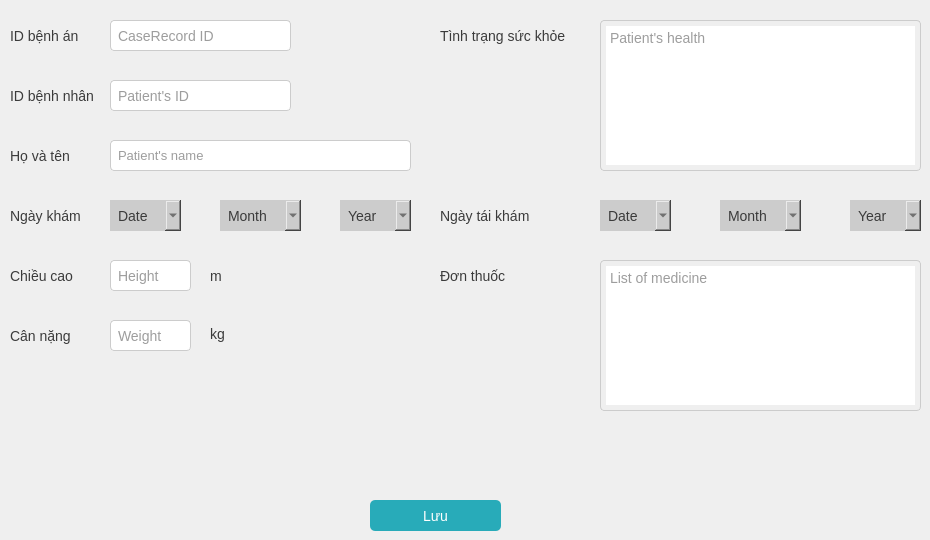
      <widget class="QWidget" name="add_htr_page">
       <widget class="QLabel" name="label_11">
        <property name="geometry">
         <rect>
          <x>10</x>
          <y>80</y>
          <width>91</width>
          <height>31</height>
         </rect>
        </property>
        <property name="styleSheet">
         <string notr="true">color: #3b3b3b;
font-size: 14px;</string>
        </property>
        <property name="text">
         <string>ID bệnh nhân</string>
        </property>
       </widget>
       <widget class="QLineEdit" name="add_htr_input_1">
        <property name="geometry">
         <rect>
          <x>110</x>
          <y>80</y>
          <width>181</width>
          <height>31</height>
         </rect>
        </property>
        <property name="styleSheet">
         <string notr="true">border: 1px solid #ccc;
color: #3b3b3b;
font-size: 14px;
padding:5px;
border-radius: 4px;
</string>
        </property>
        <property name="maxLength">
         <number>10</number>
        </property>
        <property name="placeholderText">
         <string>Patient's ID</string>
        </property>
       </widget>
       <widget class="QLineEdit" name="add_htr_input_2">
        <property name="geometry">
         <rect>
          <x>110</x>
          <y>140</y>
          <width>301</width>
          <height>31</height>
         </rect>
        </property>
        <property name="styleSheet">
         <string notr="true">border: 1px solid #ccc;
color: #3b3b3b;
font-size: 13px;
padding:5px;
border-radius: 4px;</string>
        </property>
        <property name="maxLength">
         <number>40</number>
        </property>
        <property name="placeholderText">
         <string>Patient's name</string>
        </property>
       </widget>
       <widget class="QLabel" name="label_12">
        <property name="geometry">
         <rect>
          <x>10</x>
          <y>140</y>
          <width>91</width>
          <height>31</height>
         </rect>
        </property>
        <property name="styleSheet">
         <string notr="true">color: #3b3b3b;
font-size: 14px;</string>
        </property>
        <property name="text">
         <string>Họ và tên</string>
        </property>
       </widget>
       <widget class="QLabel" name="label_13">
        <property name="geometry">
         <rect>
          <x>10</x>
          <y>320</y>
          <width>91</width>
          <height>31</height>
         </rect>
        </property>
        <property name="styleSheet">
         <string notr="true">color: #3b3b3b;
font-size: 14px;</string>
        </property>
        <property name="text">
         <string>Cân nặng</string>
        </property>
       </widget>
       <widget class="QLineEdit" name="add_htr_input_4">
        <property name="geometry">
         <rect>
          <x>110</x>
          <y>320</y>
          <width>81</width>
          <height>31</height>
         </rect>
        </property>
        <property name="styleSheet">
         <string notr="true">border: 1px solid #ccc;
color: #3b3b3b;
font-size: 14px;
padding: 5px;
border-radius: 4px;</string>
        </property>
        <property name="maxLength">
         <number>3</number>
        </property>
        <property name="placeholderText">
         <string>Weight</string>
        </property>
       </widget>
       <widget class="QTextEdit" name="add_htr_input_5">
        <property name="geometry">
         <rect>
          <x>600</x>
          <y>20</y>
          <width>321</width>
          <height>151</height>
         </rect>
        </property>
        <property name="styleSheet">
         <string notr="true">border: 1px solid #ccc;
color: #3b3b3b;
font-size: 14px;
padding: 5px;
border-radius: 4px;</string>
        </property>
        <property name="placeholderText">
         <string>Patient's health</string>
        </property>
       </widget>
       <widget class="QLabel" name="label_17">
        <property name="geometry">
         <rect>
          <x>440</x>
          <y>20</y>
          <width>131</width>
          <height>31</height>
         </rect>
        </property>
        <property name="styleSheet">
         <string notr="true">color: #3b3b3b;
font-size: 14px;</string>
        </property>
        <property name="text">
         <string>Tình trạng sức khỏe</string>
        </property>
       </widget>
       <widget class="QLabel" name="label_18">
        <property name="geometry">
         <rect>
          <x>440</x>
          <y>200</y>
          <width>101</width>
          <height>31</height>
         </rect>
        </property>
        <property name="styleSheet">
         <string notr="true">color: #3b3b3b;
font-size: 14px;</string>
        </property>
        <property name="text">
         <string>Ngày tái khám</string>
        </property>
       </widget>
       <widget class="QComboBox" name="add_htr_cbb_6">
        <property name="geometry">
         <rect>
          <x>850</x>
          <y>200</y>
          <width>71</width>
          <height>31</height>
         </rect>
        </property>
        <property name="cursor">
         <cursorShape>PointingHandCursor</cursorShape>
        </property>
        <property name="styleSheet">
         <string notr="true">QComboBox{
	background-color: #ccc;
	font-size: 14px;
	border:none;
	padding: 8px;
	color: #3b3b3b;
}
QComboBox:hover{
	background-color: #a6a6a4;
}</string>
        </property>
        <property name="currentIndex">
         <number>-1</number>
        </property>
        <property name="placeholderText">
         <string>Year</string>
        </property>
        <item>
         <property name="text">
          <string>2020</string>
         </property>
        </item>
        <item>
         <property name="text">
          <string>2021</string>
         </property>
        </item>
       </widget>
       <widget class="QPushButton" name="save_htr_btn">
        <property name="geometry">
         <rect>
          <x>370</x>
          <y>500</y>
          <width>131</width>
          <height>31</height>
         </rect>
        </property>
        <property name="cursor">
         <cursorShape>PointingHandCursor</cursorShape>
        </property>
        <property name="styleSheet">
         <string notr="true">QPushButton{
	border: none;
	background-color: #28abb9;
	border-radius: 5px;
	color: white;
	font-size: 14px;
}
QPushButton:hover{
	background-color: rgb(36, 155, 166);
}
</string>
        </property>
        <property name="text">
         <string>Lưu</string>
        </property>
       </widget>
       <widget class="QLabel" name="label_19">
        <property name="geometry">
         <rect>
          <x>10</x>
          <y>200</y>
          <width>81</width>
          <height>31</height>
         </rect>
        </property>
        <property name="styleSheet">
         <string notr="true">color: #3b3b3b;
font-size: 14px;</string>
        </property>
        <property name="text">
         <string>Ngày khám</string>
        </property>
       </widget>
       <widget class="QComboBox" name="add_htr_cbb_2">
        <property name="geometry">
         <rect>
          <x>220</x>
          <y>200</y>
          <width>81</width>
          <height>31</height>
         </rect>
        </property>
        <property name="cursor">
         <cursorShape>PointingHandCursor</cursorShape>
        </property>
        <property name="styleSheet">
         <string notr="true">QComboBox{
	background-color: #ccc;
	font-size: 14px;
	border:none;
	padding: 8px;
	color: #3b3b3b;
}
QComboBox:hover{
	background-color: #a6a6a4;
}</string>
        </property>
        <property name="currentIndex">
         <number>-1</number>
        </property>
        <property name="placeholderText">
         <string>Month</string>
        </property>
        <item>
         <property name="text">
          <string>01</string>
         </property>
        </item>
        <item>
         <property name="text">
          <string>02</string>
         </property>
        </item>
        <item>
         <property name="text">
          <string>03</string>
         </property>
        </item>
        <item>
         <property name="text">
          <string>04</string>
         </property>
        </item>
        <item>
         <property name="text">
          <string>05</string>
         </property>
        </item>
        <item>
         <property name="text">
          <string>06</string>
         </property>
        </item>
        <item>
         <property name="text">
          <string>07</string>
         </property>
        </item>
        <item>
         <property name="text">
          <string>08</string>
         </property>
        </item>
        <item>
         <property name="text">
          <string>09</string>
         </property>
        </item>
        <item>
         <property name="text">
          <string>10</string>
         </property>
        </item>
        <item>
         <property name="text">
          <string>11</string>
         </property>
        </item>
        <item>
         <property name="text">
          <string>12</string>
         </property>
        </item>
       </widget>
       <widget class="QComboBox" name="add_htr_cbb_1">
        <property name="enabled">
         <bool>true</bool>
        </property>
        <property name="geometry">
         <rect>
          <x>110</x>
          <y>200</y>
          <width>71</width>
          <height>31</height>
         </rect>
        </property>
        <property name="cursor">
         <cursorShape>PointingHandCursor</cursorShape>
        </property>
        <property name="styleSheet">
         <string notr="true">QComboBox{
	background-color: #ccc;
	font-size: 14px;
	border:none;
	padding: 8px;
	color: #3b3b3b;
}
QComboBox:hover{
	background-color: #a6a6a4;
}</string>
        </property>
        <property name="currentText">
         <string>Date</string>
        </property>
        <property name="currentIndex">
         <number>-1</number>
        </property>
        <property name="placeholderText">
         <string>Date</string>
        </property>
        <property name="duplicatesEnabled">
         <bool>false</bool>
        </property>
        <item>
         <property name="text">
          <string>01</string>
         </property>
        </item>
        <item>
         <property name="text">
          <string>02</string>
         </property>
        </item>
        <item>
         <property name="text">
          <string>03</string>
         </property>
        </item>
        <item>
         <property name="text">
          <string>04</string>
         </property>
        </item>
        <item>
         <property name="text">
          <string>05</string>
         </property>
        </item>
        <item>
         <property name="text">
          <string>06</string>
         </property>
        </item>
        <item>
         <property name="text">
          <string>07</string>
         </property>
        </item>
        <item>
         <property name="text">
          <string>08</string>
         </property>
        </item>
        <item>
         <property name="text">
          <string>09</string>
         </property>
        </item>
        <item>
         <property name="text">
          <string>10</string>
         </property>
        </item>
        <item>
         <property name="text">
          <string>11</string>
         </property>
        </item>
        <item>
         <property name="text">
          <string>12</string>
         </property>
        </item>
        <item>
         <property name="text">
          <string>13</string>
         </property>
        </item>
        <item>
         <property name="text">
          <string>14</string>
         </property>
        </item>
        <item>
         <property name="text">
          <string>15</string>
         </property>
        </item>
        <item>
         <property name="text">
          <string>16</string>
         </property>
        </item>
        <item>
         <property name="text">
          <string>17</string>
         </property>
        </item>
        <item>
         <property name="text">
          <string>18</string>
         </property>
        </item>
        <item>
         <property name="text">
          <string>19</string>
         </property>
        </item>
        <item>
         <property name="text">
          <string>20</string>
         </property>
        </item>
        <item>
         <property name="text">
          <string>21</string>
         </property>
        </item>
        <item>
         <property name="text">
          <string>22</string>
         </property>
        </item>
        <item>
         <property name="text">
          <string>23</string>
         </property>
        </item>
        <item>
         <property name="text">
          <string>24</string>
         </property>
        </item>
        <item>
         <property name="text">
          <string>25</string>
         </property>
        </item>
        <item>
         <property name="text">
          <string>26</string>
         </property>
        </item>
        <item>
         <property name="text">
          <string>27</string>
         </property>
        </item>
        <item>
         <property name="text">
          <string>28</string>
         </property>
        </item>
        <item>
         <property name="text">
          <string>29</string>
         </property>
        </item>
        <item>
         <property name="text">
          <string>30</string>
         </property>
        </item>
        <item>
         <property name="text">
          <string>31</string>
         </property>
        </item>
       </widget>
       <widget class="QComboBox" name="add_htr_cbb_3">
        <property name="geometry">
         <rect>
          <x>340</x>
          <y>200</y>
          <width>71</width>
          <height>31</height>
         </rect>
        </property>
        <property name="cursor">
         <cursorShape>PointingHandCursor</cursorShape>
        </property>
        <property name="styleSheet">
         <string notr="true">QComboBox{
	background-color: #ccc;
	font-size: 14px;
	border:none;
	padding: 8px;
	color: #3b3b3b;
}
QComboBox:hover{
	background-color: #a6a6a4;
}</string>
        </property>
        <property name="currentIndex">
         <number>-1</number>
        </property>
        <property name="placeholderText">
         <string>Year</string>
        </property>
        <item>
         <property name="text">
          <string>2020</string>
         </property>
        </item>
        <item>
         <property name="text">
          <string>2021</string>
         </property>
        </item>
       </widget>
       <widget class="QLineEdit" name="add_htr_caseId_input">
        <property name="geometry">
         <rect>
          <x>110</x>
          <y>20</y>
          <width>181</width>
          <height>31</height>
         </rect>
        </property>
        <property name="styleSheet">
         <string notr="true">border: 1px solid #ccc;
color: #3b3b3b;
font-size: 14px;
padding: 5px;
border-radius: 4px;</string>
        </property>
        <property name="maxLength">
         <number>10</number>
        </property>
        <property name="placeholderText">
         <string>CaseRecord ID</string>
        </property>
       </widget>
       <widget class="QLabel" name="label_20">
        <property name="geometry">
         <rect>
          <x>10</x>
          <y>20</y>
          <width>91</width>
          <height>31</height>
         </rect>
        </property>
        <property name="styleSheet">
         <string notr="true">color: #3b3b3b;
font-size: 14px;</string>
        </property>
        <property name="text">
         <string>ID bệnh án</string>
        </property>
       </widget>
       <widget class="QLabel" name="label_24">
        <property name="geometry">
         <rect>
          <x>10</x>
          <y>260</y>
          <width>91</width>
          <height>31</height>
         </rect>
        </property>
        <property name="styleSheet">
         <string notr="true">color: #3b3b3b;
font-size: 14px;</string>
        </property>
        <property name="text">
         <string>Chiều cao</string>
        </property>
       </widget>
       <widget class="QLineEdit" name="add_htr_input_3">
        <property name="geometry">
         <rect>
          <x>110</x>
          <y>260</y>
          <width>81</width>
          <height>31</height>
         </rect>
        </property>
        <property name="styleSheet">
         <string notr="true">border: 1px solid #ccc;
color: #3b3b3b;
font-size: 14px;
padding:5px;
border-radius: 4px;</string>
        </property>
        <property name="maxLength">
         <number>4</number>
        </property>
        <property name="placeholderText">
         <string>Height</string>
        </property>
       </widget>
       <widget class="QTextEdit" name="add_htr_input_6">
        <property name="geometry">
         <rect>
          <x>600</x>
          <y>260</y>
          <width>321</width>
          <height>151</height>
         </rect>
        </property>
        <property name="styleSheet">
         <string notr="true">border: 1px solid #ccc;
color: #3b3b3b;
font-size: 14px;
padding: 5px;
border-radius: 4px;</string>
        </property>
        <property name="placeholderText">
         <string>List of medicine</string>
        </property>
       </widget>
       <widget class="QLabel" name="label_25">
        <property name="geometry">
         <rect>
          <x>440</x>
          <y>260</y>
          <width>131</width>
          <height>31</height>
         </rect>
        </property>
        <property name="styleSheet">
         <string notr="true">color: #3b3b3b;
font-size: 14px;</string>
        </property>
        <property name="text">
         <string>Đơn thuốc</string>
        </property>
       </widget>
       <widget class="QComboBox" name="add_htr_cbb_4">
        <property name="enabled">
         <bool>true</bool>
        </property>
        <property name="geometry">
         <rect>
          <x>600</x>
          <y>200</y>
          <width>71</width>
          <height>31</height>
         </rect>
        </property>
        <property name="cursor">
         <cursorShape>PointingHandCursor</cursorShape>
        </property>
        <property name="styleSheet">
         <string notr="true">QComboBox{
	background-color: #ccc;
	font-size: 14px;
	border:none;
	padding: 8px;
	color: #3b3b3b;
}
QComboBox:hover{
	background-color: #a6a6a4;
}</string>
        </property>
        <property name="currentText">
         <string>Date</string>
        </property>
        <property name="currentIndex">
         <number>-1</number>
        </property>
        <property name="placeholderText">
         <string>Date</string>
        </property>
        <property name="duplicatesEnabled">
         <bool>false</bool>
        </property>
        <item>
         <property name="text">
          <string>01</string>
         </property>
        </item>
        <item>
         <property name="text">
          <string>02</string>
         </property>
        </item>
        <item>
         <property name="text">
          <string>03</string>
         </property>
        </item>
        <item>
         <property name="text">
          <string>04</string>
         </property>
        </item>
        <item>
         <property name="text">
          <string>05</string>
         </property>
        </item>
        <item>
         <property name="text">
          <string>06</string>
         </property>
        </item>
        <item>
         <property name="text">
          <string>07</string>
         </property>
        </item>
        <item>
         <property name="text">
          <string>08</string>
         </property>
        </item>
        <item>
         <property name="text">
          <string>09</string>
         </property>
        </item>
        <item>
         <property name="text">
          <string>10</string>
         </property>
        </item>
        <item>
         <property name="text">
          <string>11</string>
         </property>
        </item>
        <item>
         <property name="text">
          <string>12</string>
         </property>
        </item>
        <item>
         <property name="text">
          <string>13</string>
         </property>
        </item>
        <item>
         <property name="text">
          <string>14</string>
         </property>
        </item>
        <item>
         <property name="text">
          <string>15</string>
         </property>
        </item>
        <item>
         <property name="text">
          <string>16</string>
         </property>
        </item>
        <item>
         <property name="text">
          <string>17</string>
         </property>
        </item>
        <item>
         <property name="text">
          <string>18</string>
         </property>
        </item>
        <item>
         <property name="text">
          <string>19</string>
         </property>
        </item>
        <item>
         <property name="text">
          <string>20</string>
         </property>
        </item>
        <item>
         <property name="text">
          <string>21</string>
         </property>
        </item>
        <item>
         <property name="text">
          <string>22</string>
         </property>
        </item>
        <item>
         <property name="text">
          <string>23</string>
         </property>
        </item>
        <item>
         <property name="text">
          <string>24</string>
         </property>
        </item>
        <item>
         <property name="text">
          <string>25</string>
         </property>
        </item>
        <item>
         <property name="text">
          <string>26</string>
         </property>
        </item>
        <item>
         <property name="text">
          <string>27</string>
         </property>
        </item>
        <item>
         <property name="text">
          <string>28</string>
         </property>
        </item>
        <item>
         <property name="text">
          <string>29</string>
         </property>
        </item>
        <item>
         <property name="text">
          <string>30</string>
         </property>
        </item>
        <item>
         <property name="text">
          <string>31</string>
         </property>
        </item>
       </widget>
       <widget class="QComboBox" name="add_htr_cbb_5">
        <property name="geometry">
         <rect>
          <x>720</x>
          <y>200</y>
          <width>81</width>
          <height>31</height>
         </rect>
        </property>
        <property name="cursor">
         <cursorShape>PointingHandCursor</cursorShape>
        </property>
        <property name="styleSheet">
         <string notr="true">QComboBox{
	background-color: #ccc;
	font-size: 14px;
	border:none;
	padding: 8px;
	color: #3b3b3b;
}
QComboBox:hover{
	background-color: #a6a6a4;
}</string>
        </property>
        <property name="currentIndex">
         <number>-1</number>
        </property>
        <property name="placeholderText">
         <string>Month</string>
        </property>
        <item>
         <property name="text">
          <string>01</string>
         </property>
        </item>
        <item>
         <property name="text">
          <string>02</string>
         </property>
        </item>
        <item>
         <property name="text">
          <string>03</string>
         </property>
        </item>
        <item>
         <property name="text">
          <string>04</string>
         </property>
        </item>
        <item>
         <property name="text">
          <string>05</string>
         </property>
        </item>
        <item>
         <property name="text">
          <string>06</string>
         </property>
        </item>
        <item>
         <property name="text">
          <string>07</string>
         </property>
        </item>
        <item>
         <property name="text">
          <string>08</string>
         </property>
        </item>
        <item>
         <property name="text">
          <string>09</string>
         </property>
        </item>
        <item>
         <property name="text">
          <string>10</string>
         </property>
        </item>
        <item>
         <property name="text">
          <string>11</string>
         </property>
        </item>
        <item>
         <property name="text">
          <string>12</string>
         </property>
        </item>
       </widget>
       <widget class="QLabel" name="add_htr_err_label">
        <property name="geometry">
         <rect>
          <x>270</x>
          <y>460</y>
          <width>331</width>
          <height>21</height>
         </rect>
        </property>
        <property name="styleSheet">
         <string notr="true">color: rgb(218, 0, 0);
font-size: 14px;</string>
        </property>
        <property name="text">
         <string/>
        </property>
        <property name="alignment">
         <set>Qt::AlignCenter</set>
        </property>
       </widget>
       <widget class="QLabel" name="label_57">
        <property name="geometry">
         <rect>
          <x>210</x>
          <y>318</y>
          <width>21</width>
          <height>31</height>
         </rect>
        </property>
        <property name="styleSheet">
         <string notr="true">color: #3b3b3b;
font-size: 14px;</string>
        </property>
        <property name="text">
         <string>kg</string>
        </property>
       </widget>
       <widget class="QLabel" name="label_58">
        <property name="geometry">
         <rect>
          <x>210</x>
          <y>260</y>
          <width>21</width>
          <height>31</height>
         </rect>
        </property>
        <property name="styleSheet">
         <string notr="true">color: #3b3b3b;
font-size: 14px;</string>
        </property>
        <property name="text">
         <string>m</string>
        </property>
       </widget>
       <widget class="QLabel" name="doctor_name">
        <property name="geometry">
         <rect>
          <x>630</x>
          <y>440</y>
          <width>291</width>
          <height>21</height>
         </rect>
        </property>
        <property name="styleSheet">
         <string notr="true">color: #3b3b3b;
font-size: 14px;
padding-right: 5px;</string>
        </property>
        <property name="text">
         <string/>
        </property>
        <property name="alignment">
         <set>Qt::AlignRight|Qt::AlignTrailing|Qt::AlignVCenter</set>
        </property>
       </widget>
      </widget>
